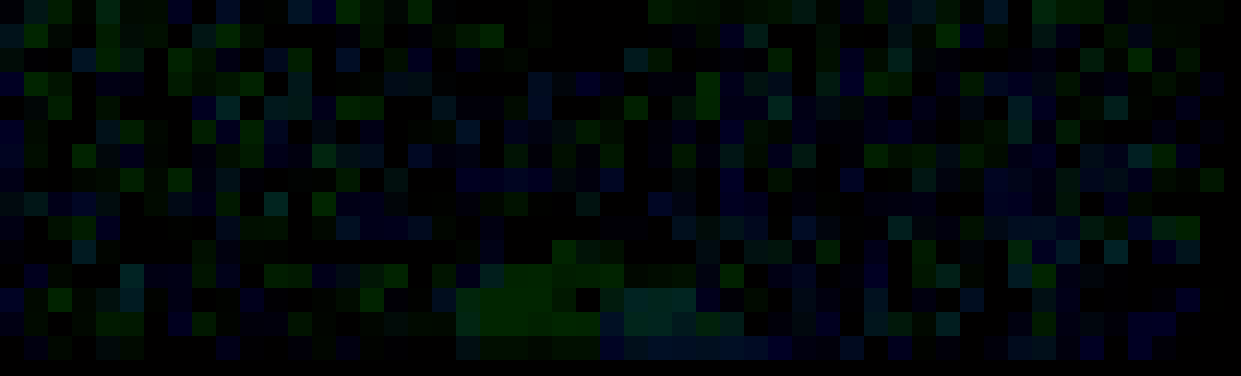
#> input picture W3/task_1_1/results/OF.png, 1241 x 376 px, given in place of 000045_10.png, which was not available; the run also reads 1 picture not shown here
$ python visualizations.py
#> lines starting #> are read from the running program, lines starting #| are printed output that depends on the picture; pictures that were not available may be replaced by others from this repository, and a replacement may not be noted
#> further down, image_1 is the input picture: shape (376, 1241, 3); mean B, G, R 8.8, 8.1, 1
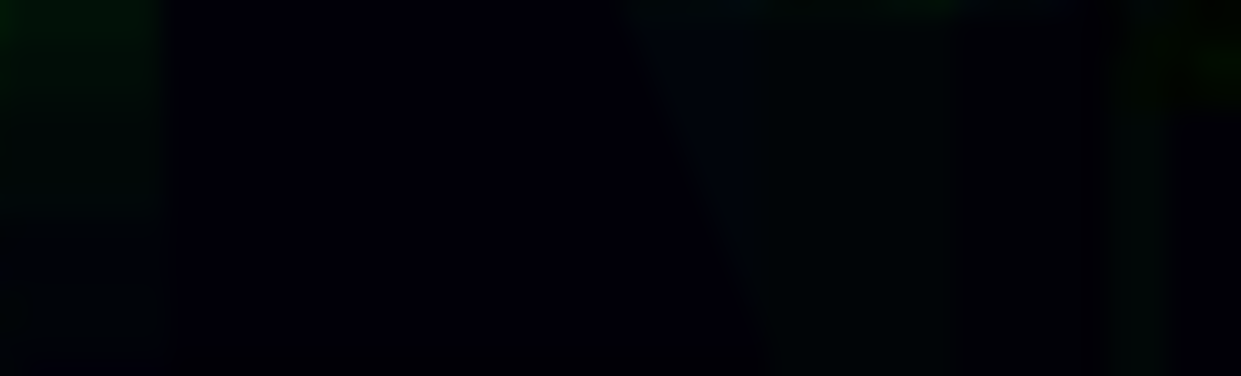
#> input picture W3/task_1_1/results/OF_post_process.png, 1241 x 376 px, given in place of 000045_11.png, which was not available
#> further down, image_2 is the input picture: shape (376, 1241, 3); mean B, G, R 7.5, 2.7, 1
import numpy as np
import matplotlib.pyplot as plt
import cv2
import os
import flow_vis
import copy

import optical_flow.utils  as utils

import matplotlib.cm as cm

from matplotlib.colors import Normalize
from PIL import Image
import math


# [18 lines left out: function visualize_optical_flow_error, not called in this run]


def visualize_flowvis(flow, filepath):
    flow_color = flow_vis.flow_to_color(flow[:, :, :2], convert_to_bgr=True)
    cv2.imwrite(filepath, flow_color)

# [36 lines left out: functions visualize_magdir, visualize_arrow, not called in this run]


def visualize_direction_idx_plot(im1_path: str, flow, filename):
#> called with filename = '1'
    im1 = np.array(Image.open(im1_path).convert('RGB'))
    im1 = im1.astype(float) / 255.
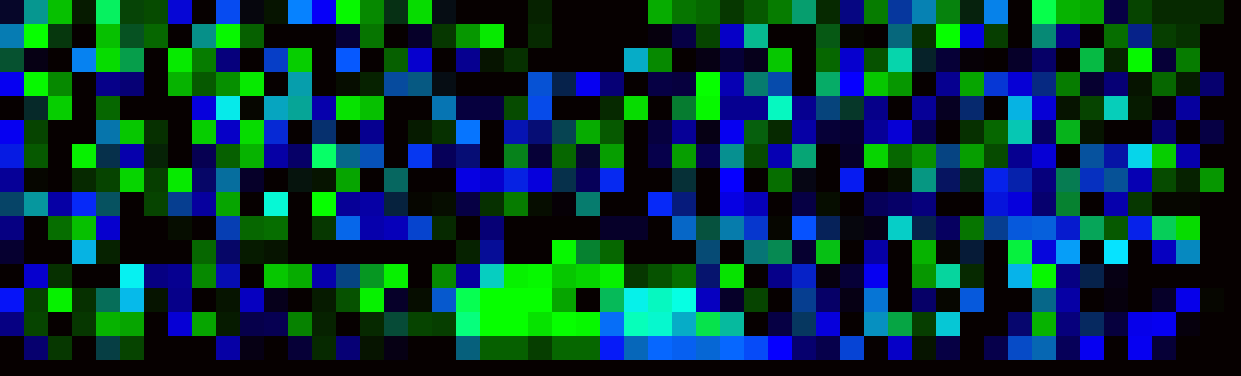
#> im1: shape (376, 1241, 3) float64; mean R, G, B 0.00392, 0.0318, 0.0345; drawn with min black and max white
    fig, ax = plt.subplots(figsize=(8, 8))

    # Background
    ax.imshow(im1)

    step = 10
    x, y = np.meshgrid(np.arange(0, flow.shape[1], step), np.arange(0, flow.shape[0], step))
    u = flow[y, x, 0]
    v = flow[y, x, 1]
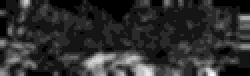
#> v: shape (38, 125) float32 (shown 2 times larger); min 0, max 12, mean 2.18; drawn with min black and max white

    direction = np.arctan2(v, u)
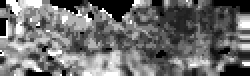
#> direction: shape (38, 125) float32 (shown 2 times larger); min 0, max 1.57, mean 0.679; drawn with min black and max white
    norm = plt.Normalize(vmin=-np.pi, vmax=np.pi)
    cmap = plt.cm.hsv
    colors = cmap(norm(direction))
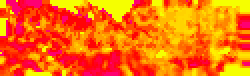
#> colors: shape (38, 125, 4) float64 (shown 2 times larger); mean of channels 0, 1, 2, 3 0.0367, 0.436, 0.996, 1; drawn as B, G, R
    colors = colors.reshape(-1, colors.shape[-1])
    quiver = ax.quiver(x, y, u, v, color=colors, angles='xy', scale_units='xy', scale=1, width=0.0015, headwidth=5)
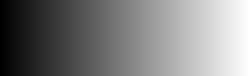
#> x: shape (38, 125) int64 (shown 2 times larger); min 0, max 1240, mean 620; drawn with min black and max white

    sm = plt.cm.ScalarMappable(cmap=cmap, norm=norm)
    sm.set_array([])  # Empty array for colorbar
    cbar = fig.colorbar(sm, ax=ax, ticks=[-np.pi, -np.pi/2, 0, np.pi/2, np.pi])
    cbar.set_ticklabels(['-π', '-π/2', '0', 'π/2', 'π'])
    cbar.set_label('Direction')
    plt.savefig(f'./results/{filename}_direction.png', dpi=300, bbox_inches='tight')
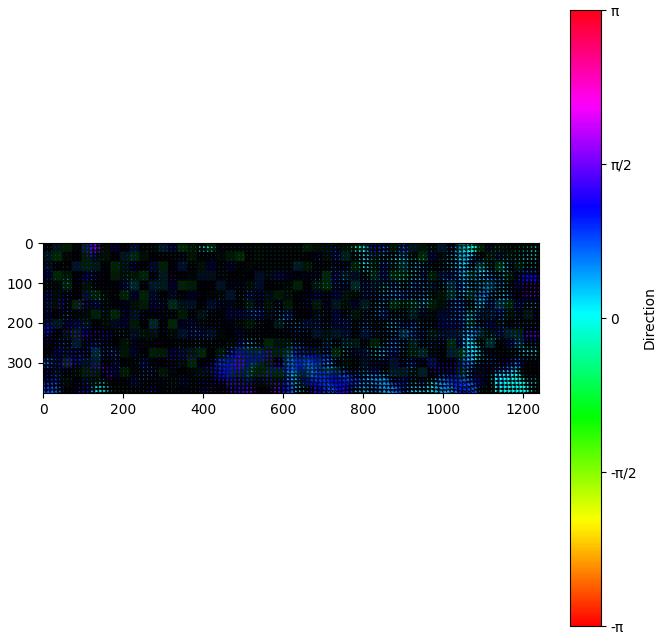
#> figure drawn by matplotlib, 2 panels
    plt.close()


# [118 lines left out: functions plot_optical_flow_quiver, plot_optical_flow_surface, plot_optical_flow_hsv, not called in this run]


if __name__ == "__main__":

    path_to_save = "./results"
    os.makedirs("./results", exist_ok=True)


    path_1 = 'data_stereo_flow/training/image_0/000045_10.png'
    path_2 = 'data_stereo_flow/training/image_0/000045_11.png'
    path_gt_non_oc = 'data_stereo_flow/training/flow_noc/000045_10.png'
    path_flow = 'results/OF_post_process2.png'#'data_stereo_flow/training/image_0/000045_11.png'

    image_1 = cv2.imread(path_1)
    image_2 = cv2.imread(path_2)
    image_3 = cv2.imread(path_flow)

    gt = cv2.imread(path_gt_non_oc)

    #visualize_optical_flow_error(GT=gt, OF_pred=image_3)
    visualize_direction_idx_plot(im1_path=path_1, flow=image_3.astype(np.float32), filename="1")
    # [5 lines of commented-out code are left out]
